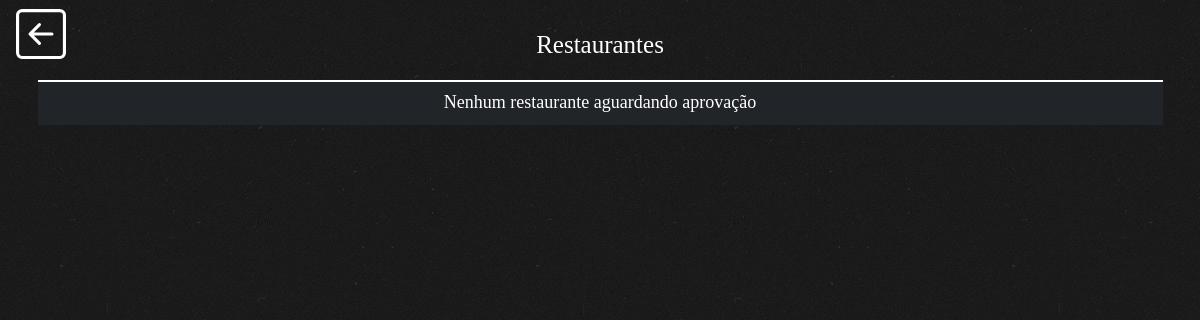
The app's page /restaurantes_list.php (signed in), older data.
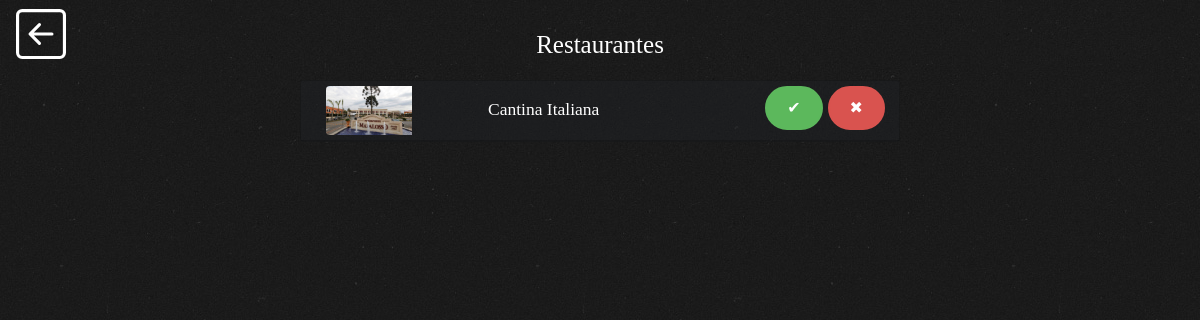
The same page, newer data.
### tables this page shows
CREATE TABLE IF NOT EXISTS restaurantes (
  id_restaurante INT NOT NULL AUTO_INCREMENT,
  id_proprietario INT NULL DEFAULT NULL,
  nome VARCHAR(255) NULL DEFAULT NULL,
  endereco VARCHAR(255) NULL DEFAULT NULL,
  dono VARCHAR(255) NULL DEFAULT NULL,
  estilo_culinario VARCHAR(255) NULL DEFAULT NULL,
  descricao TEXT NULL DEFAULT NULL,
  horario VARCHAR(255) NULL DEFAULT NULL,
  capacidade INT NULL DEFAULT NULL,
  telefone VARCHAR(20) NULL DEFAULT NULL,
  foto_restaurante MEDIUMBLOB NULL DEFAULT NULL,
  status_restaurante_id_status INT NOT NULL DEFAULT 2,
  PRIMARY KEY (id_restaurante, status_restaurante_id_status),
  INDEX id_proprietario (id_proprietario),
  INDEX fk_restaurantes_status_restaurante1_idx (status_restaurante_id_status),
  CONSTRAINT restaurantes_ibfk_1
    FOREIGN KEY (id_proprietario)
    REFERENCES usuarios (id_user),
  CONSTRAINT fk_restaurantes_status_restaurante1
    FOREIGN KEY (status_restaurante_id_status)
    REFERENCES status_restaurante (id_status)
    ON DELETE NO ACTION
    ON UPDATE NO ACTION);

### restaurantes_list.php (the view, shortened to what this page needs)
<!DOCTYPE HTML>
<html>
<head>
    <link rel="stylesheet" href="css/animate.css">
    <link rel="stylesheet" href="css/icomoon.css">
    <link rel="stylesheet" href="css/bootstrap.css">
    <link rel="stylesheet" href="css/flexslider.css">
    <link href="https://cdn.jsdelivr.net/npm/bootstrap@5.3.3/dist/css/bootstrap.min.css" rel="stylesheet">
    <link rel="stylesheet" href="css/style.css">
</head>
<body>
    <?php
    include("Conexão.php");
    $sql = "SELECT id_restaurante, nome, dono, foto_restaurante, descricao, estilo_culinario, id_proprietario FROM restaurantes WHERE status_restaurante_id_status = 2";
    $result = $conn->query($sql);
    ?>
    <div class="container text-center mt-5 ">
        <nav class="navbar navbar-dark fixed-top">
            <a class="navbar-brand me-auto" href="users.php">
                </a>
        </nav>
        <h1 class="text-white">Restaurantes</h1>
        <table class="table table-hover border-dark table-dark">
            <tbody class="table-group-divider ">
                <?php
                if ($result->num_rows > 0) {
                    while ($row = $result->fetch_assoc()) {
                ?>
                        <tr>
                            <div class="d-flex justify-content-center">
                                <div class="card mb-5 text-bg-dark" style="--bs-bg-opacity: .4; width: 600px;">
                                    <div class="card-header d-flex align-items-center justify-content-between" id="heading<?php echo $row["id_restaurante"]; ?>" data-bs-toggle="collapse" data-bs-target="#collapse<?php echo $row["id_restaurante"]; ?>" aria-expanded="true" aria-controls="collapse<?php echo $row["id_restaurante"]; ?>">
                                        <div class="d-flex align-items-center">
                                            <div class="col-md-4">
                                                <img src="uploads/<?php echo $row["foto_restaurante"]; ?>" class="img-fluid rounded-start" alt="Foto do Restaurante" style="max-width: 100%; max-height:100px;">
                                            </div>
                                            <div class="col-md-8">
                                                <h3 class="mb-1 card-title"><?php echo $row["nome"]; ?></h3>
                                            </div>
                                        </div>
                                        <div class="d-flex">
                                            <form name="formAprovar" method="POST" action="php/aprovar_restaurante.php">
                                                <button class="btn btn-success me-2 btn-sm">&#10004;</button>
                                            </form>
                                            <form name="formRejeitar" method="POST" action="php/rejeitar_restaurante.php">
                                                <button type="submit" name="rejeitar" class="btn btn-danger btn-sm" onclick="return confirm('Tem certeza que deseja rejeitar este restaurante?')">&#10006;</button>
                                            </form>
                                        </div>
                                    </div>
                                </div>
                            </div>
                        </tr>
                <?php
                    }
                } else {
                    echo "<tr><td colspan='4'>Nenhum restaurante aguardando aprovação</td></tr>";
                }
                ?>
            </tbody>
        </table>
    </div>
</body>
</html>

Row changes from the older to the newer data that the page shows:
added restaurantes: foto_restaurante (picture), nome "Cantina Italiana"
Text that changed along with them:
text no longer shown: "Nenhum restaurante aguardando aprovação"
